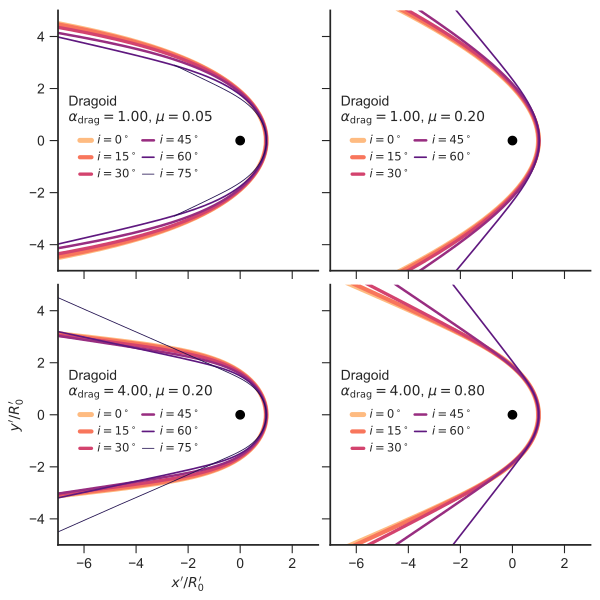

Write the Python code that produced this figure.
import sys
import numpy as np
from matplotlib import pyplot as plt
import seaborn as sns
from bow_projection import (xyprime_t, theta_infinity, theta_0_90,
                            characteristic_radii_projected)
from dragoid_shape import Dragoid

figfile = sys.argv[0].replace('.py', '.pdf')

sns.set_style('ticks')
fig, axes = plt.subplots(2, 2, figsize=(6, 6), sharex=True, sharey=True)

# For some reason, exactly 30.0 had problems with R0p
inclinations = [0.0, 15.0, 30.01, 45.0, 60.0, 75.01]
linewidths = [2.4, 2.0, 1.6, 1.2, 0.8, 0.4]
colors = sns.color_palette('magma_r', n_colors=len(inclinations))

# alphas = [1.0, 1.0, 2.0, 2.0]
# mus = [0.05, 0.2, 0.05, 0.2]
alphas = [1.0, 1.0, 4.0, 4.0]
mus = [0.05, 0.2, 0.2, 0.8]
for alpha, mu, ax in zip(alphas, mus, axes.flat):
    shape = Dragoid(alpha=alpha, mu=mu, lowess_frac=0.1)
    th_inf = theta_infinity(shape)
    for inc_dg, color, lw in zip(inclinations, colors, linewidths):
        inc = np.radians(inc_dg)
        th0, th90 = theta_0_90(inc, shape)
        th = np.linspace(th0, th_inf, 301)
        xp, yp = xyprime_t(th, inc, shape)
        m = np.isfinite(xp) & np.isfinite(yp)
        if m.sum() == 0:
            # Case of no tangent line at all at this inclination
            continue
        xxp = np.concatenate((xp[m][::-1], xp[m]))
        yyp = np.concatenate((-yp[m][::-1], yp[m]))
        radii = characteristic_radii_projected(inc, shape)        
        R0p = radii['R_0 prime']
        ax.plot(xxp/R0p, yyp/R0p,
                label=fr"$i = {inc_dg:.0f}^\circ$",
                color=color, lw=1.5*lw)

    ax.plot([0], [0], 'o', color='k')

    ax.legend(title="Dragoid\n" + shape.label,
              fontsize='small',
              handlelength=1.0, handletextpad=0.5, columnspacing=0.3,
              ncol=2, loc="center left")
    ax.set_aspect('equal', adjustable='box-forced')
axes[-1, 0].set(
    xlabel=r"$x' / R_0'$",
    ylabel=r"$y' / R_0'$",
    xlim=[-7, 3],
    ylim=[-5, 5],
)

sns.despine()
fig.tight_layout(pad=0.3, h_pad=0.1, w_pad=0.1)
fig.savefig(figfile)
print(figfile, end='')
